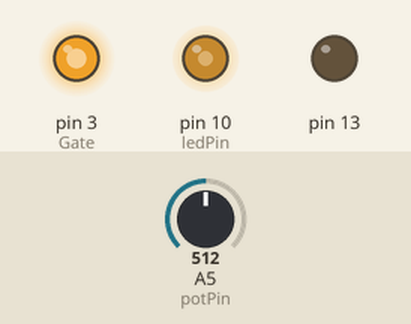
Simulated run of this sketch. Board: Arduino Nano, built with avr-gcc and run on an emulated ATmega328P. On the bench: output pins drawn as LEDs (lit = HIGH). The test bench sets the inputs (shaded band); at power-on: A5 (potPin) = 512.

Above: at 13.8 s.
13.9 s: A5 (potPin) set to 716
At 17.3 s:
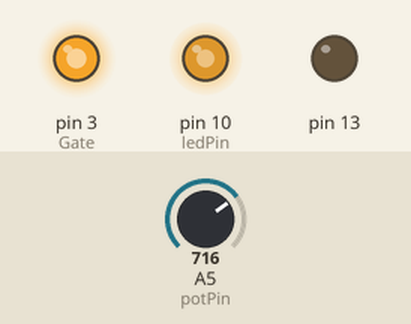
23.5 s: A5 (potPin) set to 900
At 27.8 s:
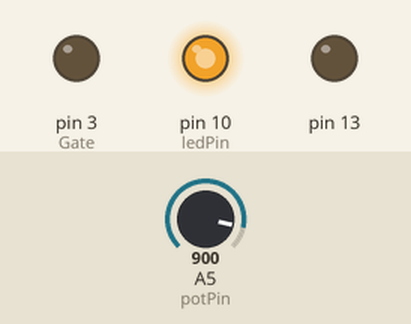
32.5 s: A5 (potPin) set to 122
At 34.7 s:
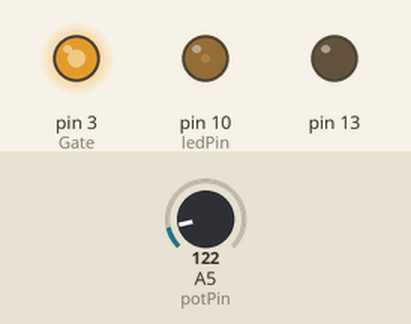
41.5 s: A5 (potPin) set to 0
At 45.5 s:
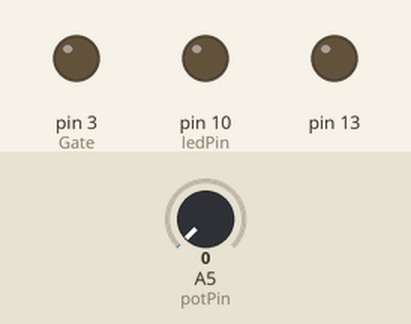
Timing chart, 0 to 51.5 s (numbered marks = the images above; inputs shaded):
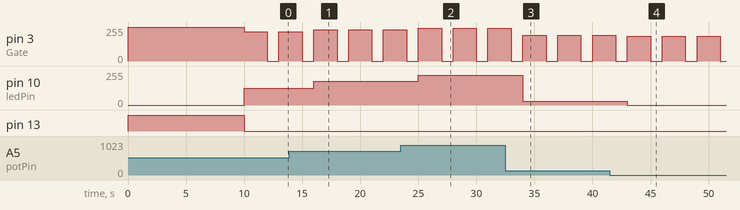

The sketch:

Havya.ino
```cpp
#define potPin A5
#define ledPin 10
#define Gate 3

int readVal;
int setVal;
int ledVal;
boolean start = 0;
void setup() {

pinMode(13, OUTPUT);
 pinMode(ledPin, OUTPUT);
 pinMode(Gate, OUTPUT);
 start = 1;
}

void loop() {
	while(start == 1){
		analogWrite(Gate, 255);
		digitalWrite(13, HIGH);
		delay(10000);
		start = 0;
	}
	digitalWrite(13, LOW);
	readVal = analogRead(potPin);
	setVal = map(readVal, 0, 1023, 185, 255);
	ledVal = map(readVal, 0, 1023, 0, 255);
	analogWrite(ledPin, ledVal);
	analogWrite(Gate, setVal);
	delay(2000);
	analogWrite(Gate, 0);
	delay(1000);
}
```

Measured:
- after the input at 13.9 s, pin 10 (ledPin): 127/255 → 178/255 after 2.1 s
- after the input at 23.5 s, pin 10 (ledPin): 178/255 → 224/255 after 1.5 s
- after the input at 32.5 s, pin 10 (ledPin): 224/255 → 30/255 after 1.5 s
- after the input at 41.5 s, pin 10 (ledPin): 30/255 → 0/255 after 1.5 s
